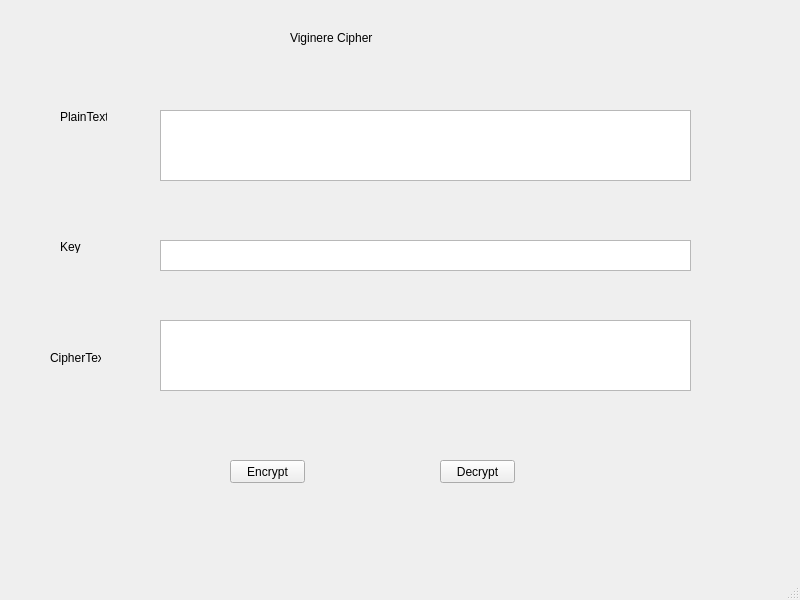
<?xml version="1.0" encoding="UTF-8"?>
<ui version="4.0">
 <class>MainWindow</class>
 <widget class="QMainWindow" name="MainWindow">
  <property name="geometry">
   <rect>
    <x>0</x>
    <y>0</y>
    <width>800</width>
    <height>600</height>
   </rect>
  </property>
  <property name="windowTitle">
   <string>MainWindow</string>
  </property>
  <widget class="QWidget" name="centralwidget">
   <widget class="QPushButton" name="btn_encrypt">
    <property name="geometry">
     <rect>
      <x>230</x>
      <y>460</y>
      <width>75</width>
      <height>23</height>
     </rect>
    </property>
    <property name="text">
     <string>Encrypt</string>
    </property>
   </widget>
   <widget class="QPushButton" name="btn_decrypt">
    <property name="geometry">
     <rect>
      <x>440</x>
      <y>460</y>
      <width>75</width>
      <height>23</height>
     </rect>
    </property>
    <property name="text">
     <string>Decrypt</string>
    </property>
   </widget>
   <widget class="QLabel" name="label">
    <property name="geometry">
     <rect>
      <x>290</x>
      <y>30</y>
      <width>171</width>
      <height>16</height>
     </rect>
    </property>
    <property name="text">
     <string>Viginere Cipher</string>
    </property>
   </widget>
   <widget class="QLabel" name="label_2">
    <property name="geometry">
     <rect>
      <x>60</x>
      <y>110</y>
      <width>47</width>
      <height>13</height>
     </rect>
    </property>
    <property name="text">
     <string>PlainText</string>
    </property>
   </widget>
   <widget class="QLabel" name="label_3">
    <property name="geometry">
     <rect>
      <x>60</x>
      <y>240</y>
      <width>47</width>
      <height>13</height>
     </rect>
    </property>
    <property name="text">
     <string>Key</string>
    </property>
   </widget>
   <widget class="QLabel" name="label_4">
    <property name="geometry">
     <rect>
      <x>50</x>
      <y>350</y>
      <width>51</width>
      <height>16</height>
     </rect>
    </property>
    <property name="text">
     <string>CipherText</string>
    </property>
   </widget>
   <widget class="QPlainTextEdit" name="plain_txt">
    <property name="geometry">
     <rect>
      <x>160</x>
      <y>110</y>
      <width>531</width>
      <height>71</height>
     </rect>
    </property>
   </widget>
   <widget class="QPlainTextEdit" name="key_txt">
    <property name="geometry">
     <rect>
      <x>160</x>
      <y>240</y>
      <width>531</width>
      <height>31</height>
     </rect>
    </property>
   </widget>
   <widget class="QPlainTextEdit" name="cipher_txt">
    <property name="geometry">
     <rect>
      <x>160</x>
      <y>320</y>
      <width>531</width>
      <height>71</height>
     </rect>
    </property>
   </widget>
  </widget>
  <widget class="QMenuBar" name="menubar">
   <property name="geometry">
    <rect>
     <x>0</x>
     <y>0</y>
     <width>800</width>
     <height>21</height>
    </rect>
   </property>
  </widget>
  <widget class="QStatusBar" name="statusbar"/>
 </widget>
 <resources/>
 <connections/>
</ui>
